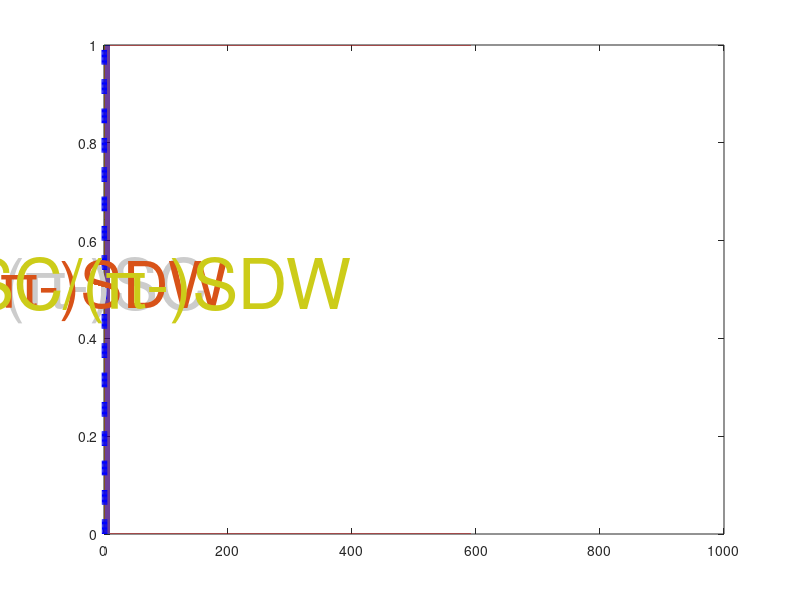

Reproduce this figure in MATLAB. (Note: this script raises an error after producing the figure.)
clear all

K1     = linspace(0,1,401);
K0_SC  = (1/pi)*acos(K1).*(1./sqrt(1-K1.^2));
K0_SDW = 2./(1+(2/pi)*K1);

K0_coexist = (2/pi)*acos(K1).*(1./sqrt(1-K1.^2)).*(1./(1+(2/pi)*K1));

K0_SC(1) = 1000;
K0_SC(end) = 1000;

hold on

%plot(K0_SC,K1,'k','LineWidth',2)
%plot(K0_SDW,K1,'k','LineWidth',2)

% Define colors
blue  = [0 0 1] * 0.7; % Blue for the region between the curves
red   = [1 0 0] * 0.7; % Red for the region left to K0_SC
green = [0 1 0] * 0.7; % Green for the region left to K0_SDW

% Patch the region between K0_SC and K0_SDW
%fill([K0_SC fliplr(K0_SDW)], [K1 fliplr(K1)], blue, 'EdgeColor', 'none', 'FaceAlpha', 0.5);

% Patch the region left to K0_SC
%fill([zeros(size(K1)) fliplr(K0_SC(2:end))], [K1 fliplr(K1(2:end))], red, 'EdgeColor', 'none', 'FaceAlpha', 0.5);

% Patch the region left to K0_SDW
%fill([zeros(size(K1))+10 fliplr(K0_SDW)], [K1 fliplr(K1)], green, 'EdgeColor', 'none', 'FaceAlpha', 0.5);

% SDW is relevant
fill([zeros(size(K1)) fliplr(K0_SDW)], [K1 fliplr(K1)], green, 'EdgeColor', 'none', 'FaceAlpha', 0.5);
% SC is relevant
fill([zeros(size(K1))+10 fliplr(K0_SC)], [K1 fliplr(K1)], red, 'EdgeColor', 'none', 'FaceAlpha', 0.5);
% LL
fill([zeros(size(K1))+10 fliplr(K0_SDW)], [K1 fliplr(K1)], blue, 'EdgeColor', 'none', 'FaceAlpha', 0.5);

plot(K0_coexist,K1,'b--','LineWidth',4)

% add text to each region
text(1.75, 0.5, '(\pi-)SC', 'Color', [0.8 0.8 0.8], 'FontSize', 50, 'HorizontalAlignment', 'center');
text(0.2, 0.5, '(\pi-)SDW', 'Color', [0.8500 0.3250 0.0980], 'FontSize', 46, 'HorizontalAlignment', 'center');
text(1.05, 0.5, '(\pi-)SC/(\pi-)SDW', 'Color', [0.8 0.8 0.1], 'FontSize', 50, 'HorizontalAlignment', 'center');

hold off
box on
ax = gca;
ax.LineWidth = 2;
fontsize = 40;
xlabel('$\bf{K_0}$','FontSize',fontsize,'Interpreter','latex')
ylabel('$\bf{K_1}$','FontSize',fontsize,'Interpreter','latex')
axis([0 2 0 1])
set(gca,'FontSize',fontsize)
